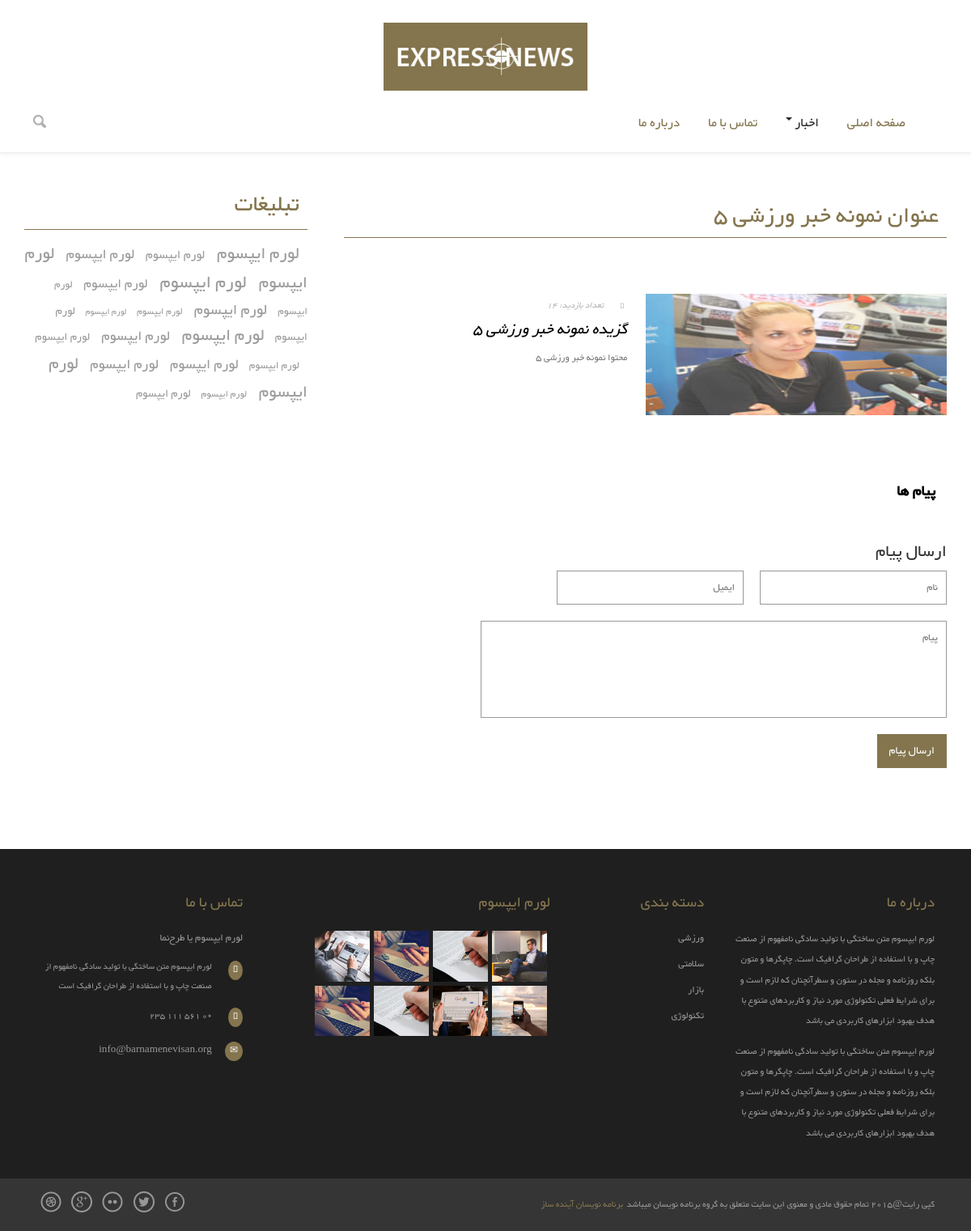
/main/single_new?id=18, run on the app's committed database.
### tables this page shows
CREATE TABLE `news` (
  `id` int(11) NOT NULL,
  `title` varchar(200) NOT NULL,
  `excerpt` text NOT NULL,
  `content` text NOT NULL,
  `pic` varchar(500) NOT NULL,
  `visit_count` int(11) NOT NULL DEFAULT 0,
  `cat_id` int(11) NOT NULL DEFAULT 0,
  `created_at` date NOT NULL
);

CREATE TABLE `news_cat` (
  `id` int(11) NOT NULL,
  `title` varchar(100) NOT NULL
);

### Lib/View.php (called while the page is built, shortened)
<?php
    class View {
        public $nc;
        function __construct() {
            $this->nc = new news_cat();
        }
        function footer()
        {
            $data['allNews_cat'] = $this->nc->get_all("news_cat");
            $this->render('front/footer',$data);
        }
        public function render($view_name, $data = NULL)
        {
            require "Views/" . $view_name . ".php";
        }
    }

### Controllers/mainController.php (called while the page is built, shortened)
<?php
    class mainController extends Controller
    {
    public function single_new(){
        $id = $_GET['id'];
        $data['one_new'] = $this->model->get_one("news", $id);
        $data['comments'] = $this->model->get_one("news_comment",$id);
        $this->view->header();
        $this->view->render('front/single',$data);
        $this->view->footer();
    }
    }

### Lib/Bootstrap.php (called while the page is built, shortened)
<?php
    class Bootstrap {
        function __construct() {
            if(!isset($_GET['page']) || $_GET['page']=='index.php')
            {
                $page = "main";
            }
            else {
                $page = $_GET['page'];
            }
            $arr = explode('/', $page);
            $controller = new $ctrl;
            $controller->loadModel($arr[0]);
            if(isset($arr[1]))
            {
                $method = $arr[1];
            }
            else {
                $method = 'index';
            }
            $controller->{$method}();
        }
    }

### index.php (called while the page is built, shortened)
<?php
    require 'Lib/Bootstrap.php';
    require 'Lib/Controller.php';
    require 'Lib/View.php';
    require 'Lib/DataBase.php';
    require 'Lib/Model.php';
    $app = new Bootstrap();

### Lib/Controller.php (called while the page is built, shortened)
<?php
    class Controller {
        public function loadModel($model_name)
        {
            $model = "Models/" .($model_name) . ".php";
            if(file_exists($model)){
                $this->model = new $model_name();
            }
        }
    }

### Lib/DataBase.php (called while the page is built, shortened)
<?php
    class DataBase
    {
        function __construct()
        {
            $this->conn = new mysqli(HOST, DB_USERNAME, DB_PASSWORD, DB_NAME);
        }
    }

### Lib/Model.php (called while the page is built, shortened)
<?php
    class Model extends DataBase {
        public $conn;
        public function get_one($table,$id)
        {
            $q = "SELECT * FROM $table WHERE `id` = $id" ;
            return mysqli_query($this->conn, $q);
        }
        public function get_all($table)
        {
            $q = "SELECT * FROM $table" ;
            return mysqli_query($this->conn, $q);
        }
    }

### Views/front/single.php (the view, shortened to what this page needs)
	<div class="main-body">
		<div class="wrap">
			<div class="col-md-8 content-right">
				<div class="articles">
                                        <?php
                                           $new = $one_new->fetch_assoc();
                                        ?>
					<header>
                                            <h3 class="title-head">
                                                <?php echo $new['title']; ?>
                                            </h3>
					</header>
					<div class="article">
                                            <br>
						<div class="article-right">
                                                    <img height="150" src="<?= BASE_URL ?>Public/images/<?php echo $new['pic']; ?>">
						</div>
						<div class="article-left">
							<div class="article-title">
                                                            <p>
                                                                <span class="glyphicon glyphicon-comment"></span>تعداد بازدید: <?php echo $new['visit_count']; ?>
                                                            </p>
                                                            <p style="text-align: justify;">
                                                            <a class="title"><?php echo $new['excerpt']; ?></a>
                                                            </p>
							</div>
						</div>
                                                <p>
							<div class="article-text">
                                                            <p style="text-align: justify;"><?php echo $new['content']; ?></p>
							</div>
                                                </p>
					</div>
				</div>
                                <div class="response">
					<h4>پیام ها</h4>
				</div>
                                    <h3>ارسال پیام</h3>
                                    <form method="POST" action="<?= BASE_URL ?>news/insertcomment">
                                                  <div class="to">
                                                      <input type="text" name="name" class="text" placeholder="نام" >
                                                      <input type="text" name="email" class="text" placeholder="ایمیل" style="margin-right:20px">
                                                  </div>
                                                  <div class="text">
                                                      <textarea name="message" placeholder="پیام"></textarea>
                                                  </div><br>
                                                  <div class="clearfix"> </div>
                                                  <div class="form-submit1">
                                                      <input name="ارسال پیام" type="submit" id="submit" value="ارسال پیام"></br></br>
                                                  </div>
                                    </form>
                            </div>
			<div class="col-md-4 side-bar">
					 <div class="secound_half">
					 <div class="tags">
						<header>
							<h3 class="title-head">تبلیغات</h3>
						</header>
						<p>
						<a class="tag1" href="single.html">
لورم ایپسوم </a>
						<a class="tag2" href="single.html">
لورم ایپسوم </a>
						<a class="tag3" href="single.html">
لورم ایپسوم </a>
						<a class="tag4" href="single.html">
لورم ایپسوم </a>
						<a class="tag5" href="single.html">
لورم ایپسوم </a>
						<a class="tag6" href="single.html">
لورم ایپسوم </a>
						<a class="tag7" href="single.html">
لورم ایپسوم </a>
						<a class="tag8" href="single.html">
لورم ایپسوم </a>
						<a class="tag9" href="single.html">
لورم ایپسوم </a>
						<a class="tag10" href="single.html">
لورم ایپسوم </a>
						<a class="tag11" href="single.html">
لورم ایپسوم </a>
						<a class="tag12" href="single.html">
لورم ایپسوم </a>
						<a class="tag13" href="single.html">
لورم ایپسوم </a>
						<a class="tag14" href="single.html">
لورم ایپسوم </a>
						<a class="tag15" href="single.html">
لورم ایپسوم </a>
						<a class="tag16" href="single.html">
لورم ایپسوم </a>
						<a class="tag17" href="single.html">
لورم ایپسوم </a>
						<a class="tag18" href="single.html">
لورم ایپسوم </a>
						<a class="tag19" href="single.html">
لورم ایپسوم </a>
						<a class="tag20" href="single.html">
لورم ایپسوم </a>
						</p>
					 </div>
					</div>
			</div>
			<div class="clearfix"></div>
		</div>
	</div>

### Views/front/footer.php (shortened to what this page needs)
	<div class="footer">
		<div class="footer-top">
			<div class="wrap">
				<div class="col-md-3 col-xs-6 col-sm-4 footer-grid">
					<h4 class="footer-head">درباره ما</h4>
					<p>لورم ایپسوم متن ساختگی با تولید سادگی نامفهوم از صنعت چاپ و با استفاده از طراحان گرافیک است. چاپگرها و متون بلکه روزنامه و مجله در ستون و سطرآنچنان که لازم است و برای شرایط فعلی تکنولوژی مورد نیاز و کاربردهای متنوع با هدف بهبود ابزارهای کاربردی می باشد</p>
					<p>لورم ایپسوم متن ساختگی با تولید سادگی نامفهوم از صنعت چاپ و با استفاده از طراحان گرافیک است. چاپگرها و متون بلکه روزنامه و مجله در ستون و سطرآنچنان که لازم است و برای شرایط فعلی تکنولوژی مورد نیاز و کاربردهای متنوع با هدف بهبود ابزارهای کاربردی می باشد</p>
				</div>
				<div class="col-md-2 col-xs-6 col-sm-2 footer-grid">
					<h4 class="footer-head">دسته بندی</h4>
					<ul class="cat">
                                            <?php while($news_cat = $allNews_cat->fetch_assoc()) {?>
                                            <li>
                                                <a href="news_cat/show_new?id=<?php echo $news_cat["id"]; ?>" > <?php echo $news_cat["title"]; ?></a>
                                            </li>
                                            <?php } ?>
					</ul>
				</div>
				<div class="col-md-4 col-xs-6 col-sm-6 footer-grid">
					<h4 class="footer-head">
لورم ایپسوم</h4>
					<ul class="flickr">
						<li><a href="#"><img src="<?= BASE_URL ?>Public/images/bus4.jpg"></a></li>
						<li><a href="#"><img src="<?= BASE_URL ?>Public/images/bus2.jpg"></a></li>
						<li><a href="#"><img src="<?= BASE_URL ?>Public/images/bus3.jpg"></a></li>
						<li><a href="#"><img src="<?= BASE_URL ?>Public/images/tec4.jpg"></a></li>
						<li><a href="#"><img src="<?= BASE_URL ?>Public/images/tec2.jpg"></a></li>
						<li><a href="#"><img src="<?= BASE_URL ?>Public/images/tec3.jpg"></a></li>
						<li><a href="#"><img src="<?= BASE_URL ?>Public/images/bus2.jpg"></a></li>
						<li><a href="#"><img src="<?= BASE_URL ?>Public/images/bus3.jpg"></a></li>
					</ul>
				</div>
				<div class="col-md-3 col-xs-12 footer-grid">
					<h4 class="footer-head">تماس با ما</h4>
					<span class="hq">
لورم ایپسوم یا طرح‌نما</span>
					<address>
						<ul class="location">
							<li><span class="glyphicon glyphicon-map-marker"></span></li>
							<li>لورم ایپسوم متن ساختگی با تولید سادگی نامفهوم از صنعت چاپ و با استفاده از طراحان گرافیک است</li>
							<div class="clearfix"></div>
						</ul>
						<ul class="location">
							<li><span class="glyphicon glyphicon-earphone"></span></li>
							<li>+0 561 111 235</li>
							<div class="clearfix"></div>
						</ul>
						<ul class="location">
							<li><span class="glyphicon glyphicon-envelope"></span></li>
							<li><a href="">info@barnamenevisan.org</a></li>
							<div class="clearfix"></div>
						</ul>
					</address>
				</div>
			</div>
		</div>
		<div class="footer-bottom">
			<div class="wrap">
				<div class="copylefts col-md-6">
					<p>
کپی رایت@2015 تمام حقوق مادی و معنوی این سایت متعلق به گروه برنامه نویسان میباشد
<a href="http://www.barnamenevisan.org">برنامه نویسان آینده ساز</a></p>
				</div>
				<div class="footer-social-icons col-md-6">
					<ul>
						<li><a class="facebook" href="#"></a></li>
						<li><a class="twitter" href="#"></a></li>
						<li><a class="flickr" href="#"></a></li>
						<li><a class="googleplus" href="#"></a></li>
						<li><a class="dribbble" href="#"></a></li>
					</ul>
				</div>
				<div class="clearfix"></div>
			</div>
		</div>
	</div>
</body>
</html>

### data on the page
news: title "عنوان نمونه خبر ورزشی 5", pic (picture), visit_count "14", excerpt "گزیده نمونه خبر ورزشی 5", content "محتوا نمونه خبر ورزشی 5"
news_cat: title "ورزشی"
news_cat: title "سلامتی"
news_cat: title "بازار"
news_cat: title "تکنولوژی"
